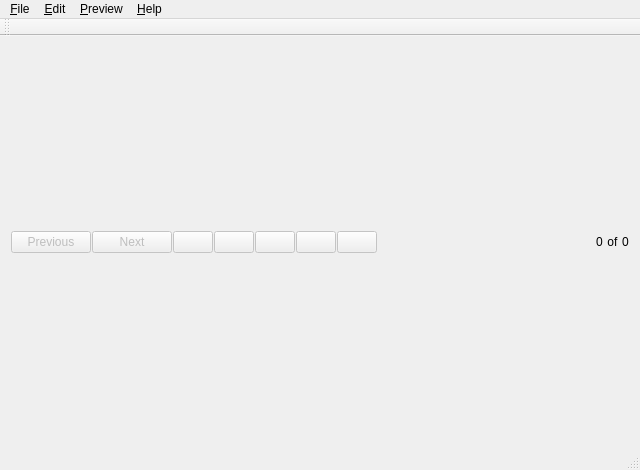
<?xml version="1.0" encoding="UTF-8"?>
<ui version="4.0">
 <class>QImageViewer</class>
 <widget class="QMainWindow" name="QImageViewer">
  <property name="geometry">
   <rect>
    <x>0</x>
    <y>0</y>
    <width>640</width>
    <height>470</height>
   </rect>
  </property>
  <property name="windowTitle">
   <string>QImageViewer</string>
  </property>
  <property name="windowIcon">
   <iconset resource="resources.qrc">
    <normaloff>:/res/icon.png</normaloff>:/res/icon.png</iconset>
  </property>
  <widget class="QWidget" name="centralWidget">
   <layout class="QVBoxLayout" name="verticalLayout_2">
    <item>
     <layout class="QGridLayout" name="gridLayout">
      <property name="sizeConstraint">
       <enum>QLayout::SetMinimumSize</enum>
      </property>
      <property name="spacing">
       <number>1</number>
      </property>
      <item row="0" column="4">
       <widget class="QPushButton" name="zoomDecButton">
        <property name="enabled">
         <bool>false</bool>
        </property>
        <property name="text">
         <string/>
        </property>
       </widget>
      </item>
      <item row="0" column="0">
       <widget class="QPushButton" name="prevButton">
        <property name="enabled">
         <bool>false</bool>
        </property>
        <property name="locale">
         <locale language="English" country="Kenya"/>
        </property>
        <property name="text">
         <string>Previous</string>
        </property>
       </widget>
      </item>
      <item row="0" column="9">
       <widget class="QLabel" name="image_currentIndex_label">
        <property name="text">
         <string>0</string>
        </property>
       </widget>
      </item>
      <item row="0" column="11">
       <widget class="QLabel" name="image_amount_label">
        <property name="text">
         <string>0</string>
        </property>
       </widget>
      </item>
      <item row="0" column="1">
       <widget class="QPushButton" name="nextButton">
        <property name="enabled">
         <bool>false</bool>
        </property>
        <property name="locale">
         <locale language="English" country="Kenya"/>
        </property>
        <property name="text">
         <string>Next</string>
        </property>
       </widget>
      </item>
      <item row="0" column="10">
       <widget class="QLabel" name="image_between_label">
        <property name="locale">
         <locale language="English" country="UnitedStates"/>
        </property>
        <property name="text">
         <string> of </string>
        </property>
       </widget>
      </item>
      <item row="0" column="3">
       <widget class="QPushButton" name="zoomIncButton">
        <property name="enabled">
         <bool>false</bool>
        </property>
        <property name="text">
         <string/>
        </property>
       </widget>
      </item>
      <item row="0" column="5">
       <widget class="QPushButton" name="rotateRightButton">
        <property name="enabled">
         <bool>false</bool>
        </property>
        <property name="text">
         <string/>
        </property>
       </widget>
      </item>
      <item row="0" column="6">
       <widget class="QPushButton" name="rotateLeftButton">
        <property name="enabled">
         <bool>false</bool>
        </property>
        <property name="text">
         <string/>
        </property>
       </widget>
      </item>
      <item row="0" column="7">
       <widget class="QPushButton" name="fullscreenButton">
        <property name="enabled">
         <bool>false</bool>
        </property>
        <property name="text">
         <string/>
        </property>
       </widget>
      </item>
      <item row="0" column="8">
       <spacer name="horizontalSpacer_2">
        <property name="orientation">
         <enum>Qt::Horizontal</enum>
        </property>
        <property name="sizeHint" stdset="0">
         <size>
          <width>40</width>
          <height>20</height>
         </size>
        </property>
       </spacer>
      </item>
     </layout>
    </item>
    <item>
     <layout class="QVBoxLayout" name="verticalLayout"/>
    </item>
   </layout>
  </widget>
  <widget class="QMenuBar" name="menuBar">
   <property name="geometry">
    <rect>
     <x>0</x>
     <y>0</y>
     <width>640</width>
     <height>20</height>
    </rect>
   </property>
   <widget class="QMenu" name="fileMenu">
    <property name="locale">
     <locale language="English" country="UnitedStates"/>
    </property>
    <property name="title">
     <string>&amp;File</string>
    </property>
    <addaction name="openAction"/>
    <addaction name="saveAction"/>
    <addaction name="saveAsAction"/>
    <addaction name="separator"/>
    <addaction name="settingsAction"/>
    <addaction name="separator"/>
    <addaction name="exitAction"/>
   </widget>
   <widget class="QMenu" name="parametersMenu">
    <property name="locale">
     <locale language="English" country="UnitedStates"/>
    </property>
    <property name="title">
     <string>&amp;Edit</string>
    </property>
    <addaction name="actionUndo"/>
    <addaction name="actionRedo"/>
    <addaction name="separator"/>
    <addaction name="rotateRightAction"/>
    <addaction name="rotateLeftAction"/>
    <addaction name="deleteFileAction"/>
    <addaction name="separator"/>
    <addaction name="resizeAction"/>
    <addaction name="cropAction"/>
   </widget>
   <widget class="QMenu" name="helpMenu">
    <property name="locale">
     <locale language="English" country="UnitedStates"/>
    </property>
    <property name="title">
     <string>&amp;Help</string>
    </property>
    <addaction name="aboutAction"/>
   </widget>
   <widget class="QMenu" name="previewMenu">
    <property name="locale">
     <locale language="English" country="UnitedStates"/>
    </property>
    <property name="title">
     <string>&amp;Preview</string>
    </property>
    <addaction name="fullscreenAction"/>
    <addaction name="separator"/>
    <addaction name="slideshowAction"/>
    <addaction name="wallpaperAction"/>
    <addaction name="separator"/>
    <addaction name="zoomInAction"/>
    <addaction name="zoomOutAction"/>
    <addaction name="zoomWindowAction"/>
    <addaction name="zoomOriginalAction"/>
   </widget>
   <addaction name="fileMenu"/>
   <addaction name="parametersMenu"/>
   <addaction name="previewMenu"/>
   <addaction name="helpMenu"/>
  </widget>
  <widget class="QToolBar" name="mainToolBar">
   <property name="locale">
    <locale language="English" country="Kenya"/>
   </property>
   <attribute name="toolBarArea">
    <enum>TopToolBarArea</enum>
   </attribute>
   <attribute name="toolBarBreak">
    <bool>false</bool>
   </attribute>
  </widget>
  <widget class="QStatusBar" name="statusBar"/>
  <action name="openAction">
   <property name="text">
    <string>Open image</string>
   </property>
  </action>
  <action name="exitAction">
   <property name="text">
    <string>Quit</string>
   </property>
  </action>
  <action name="aboutAction">
   <property name="text">
    <string>About</string>
   </property>
  </action>
  <action name="saveAction">
   <property name="text">
    <string>Save</string>
   </property>
  </action>
  <action name="saveAsAction">
   <property name="text">
    <string>Save as...</string>
   </property>
  </action>
  <action name="rotateRightAction">
   <property name="text">
    <string>Rotate to the right</string>
   </property>
  </action>
  <action name="rotateLeftAction">
   <property name="text">
    <string>Rotate to the left</string>
   </property>
  </action>
  <action name="deleteFileAction">
   <property name="text">
    <string>Delete file</string>
   </property>
  </action>
  <action name="resizeAction">
   <property name="text">
    <string>Resize</string>
   </property>
  </action>
  <action name="fullscreenAction">
   <property name="text">
    <string>Fullscreen mode</string>
   </property>
  </action>
  <action name="cropAction">
   <property name="text">
    <string>Crop</string>
   </property>
  </action>
  <action name="actionUndo">
   <property name="text">
    <string>Undo</string>
   </property>
  </action>
  <action name="actionRedo">
   <property name="text">
    <string>Redo</string>
   </property>
  </action>
  <action name="wallpaperAction">
   <property name="text">
    <string>Set as wallpaper</string>
   </property>
  </action>
  <action name="slideshowAction">
   <property name="text">
    <string>Start slideshow</string>
   </property>
  </action>
  <action name="settingsAction">
   <property name="text">
    <string>Settings</string>
   </property>
  </action>
  <action name="zoomInAction">
   <property name="text">
    <string>Zoom In</string>
   </property>
  </action>
  <action name="zoomOutAction">
   <property name="text">
    <string>Zoom out</string>
   </property>
  </action>
  <action name="zoomWindowAction">
   <property name="text">
    <string>Window size</string>
   </property>
  </action>
  <action name="zoomOriginalAction">
   <property name="text">
    <string>Original size</string>
   </property>
  </action>
 </widget>
 <layoutdefault spacing="6" margin="11"/>
 <tabstops>
  <tabstop>rotateRightButton</tabstop>
  <tabstop>prevButton</tabstop>
  <tabstop>nextButton</tabstop>
  <tabstop>zoomIncButton</tabstop>
  <tabstop>rotateLeftButton</tabstop>
  <tabstop>zoomDecButton</tabstop>
  <tabstop>fullscreenButton</tabstop>
 </tabstops>
 <resources>
  <include location="resources.qrc"/>
 </resources>
 <connections/>
</ui>
